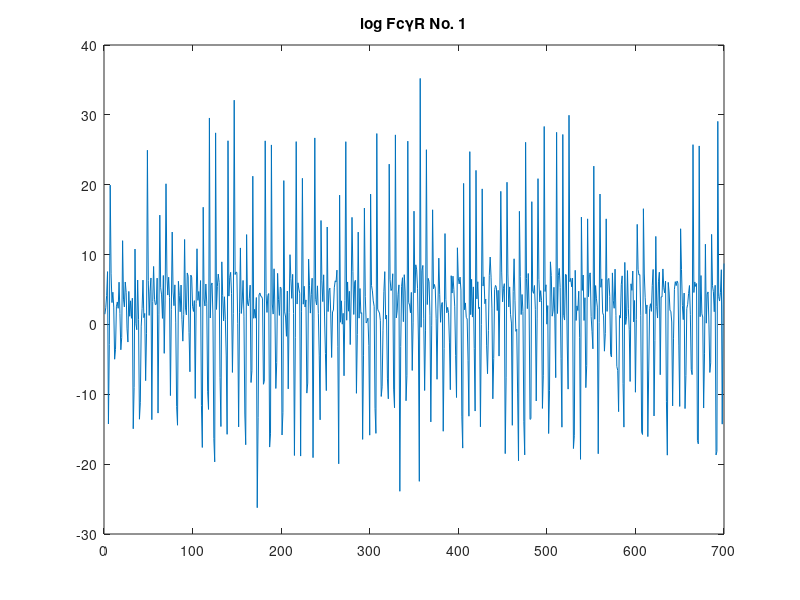
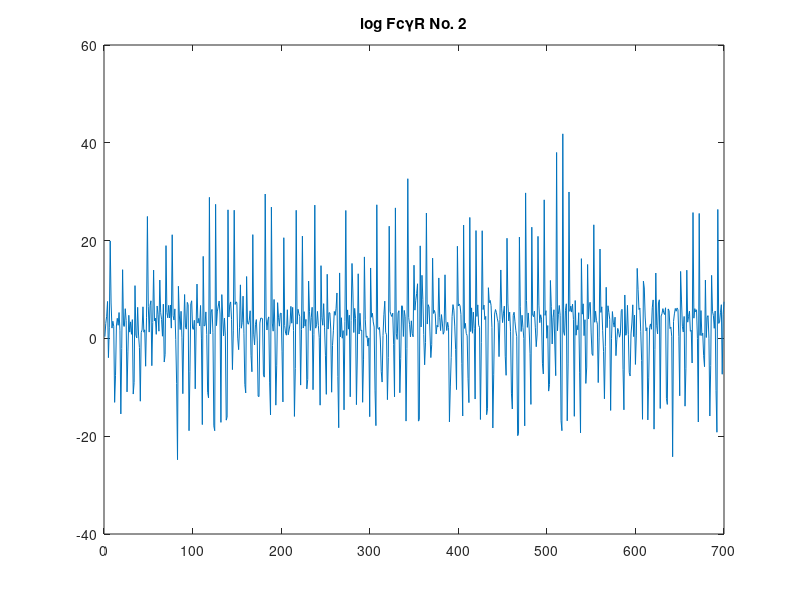
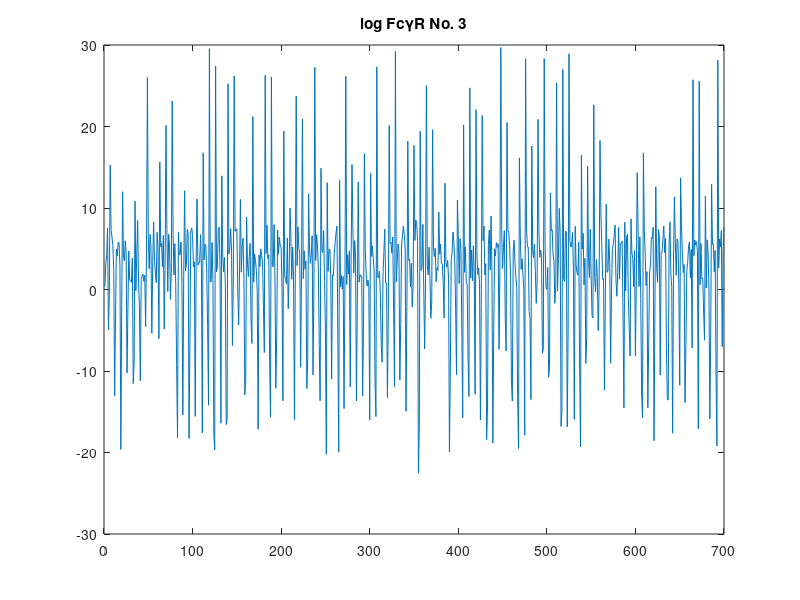
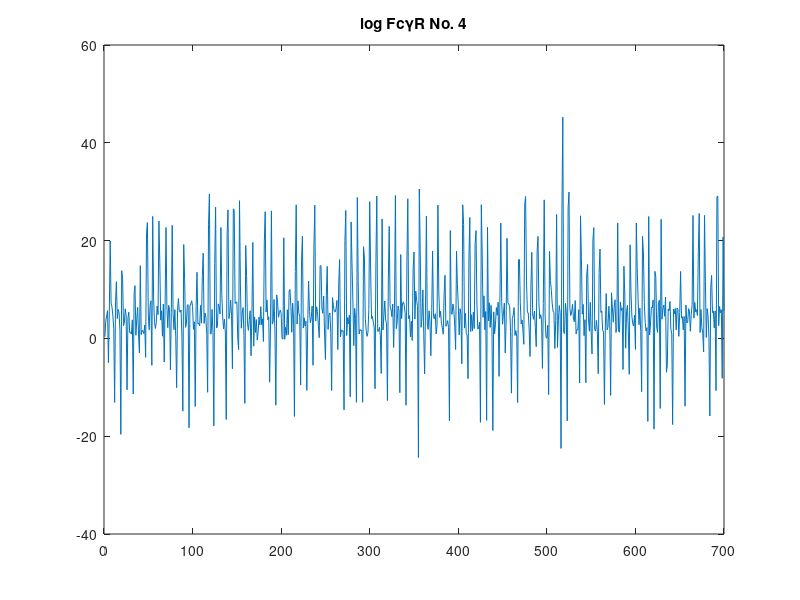

Write MATLAB code to recreate these figures, in order.
clear;clc;

disp('Gathering data...')
% Load points from recepnum1Connector1-2.py. In the script, the number of
% walkers is 100, and the number of dimensions is 12.
temp = csvread('pos.csv');
temp = temp(:,2:size(temp,2));
nsamples = size(temp,1);
nwalkers = 100;
ndims = 12;

% clc
% disp('Plotting...')
% for j = 1:nwalkers
%     figure('Units','normalized','Position',[0 0 1 1])
%     for k = 1:ndims
%         subplot(3,4,k)
%         autocorr(temp(:,ndims*(j-1)+k),20)
%         title(num2str(j))
%     end
%     pause(2)
%     close
% end

% Plot data
sample = reshape(temp,ndims,nwalkers*nsamples);
sample = sample';

for j = 1:12
    if j < 7
        name = ['log Fc\gammaR No. ' num2str(j)];
    elseif j == 7
        name = 'log Kx Coefficient';
    elseif j < 10
        if j == 8
            tnpbsa = 'TNP-4-BSA';
        else
            tnpbsa = 'TNP-26-BSA';
        end
        name = ['log Conversion Coefficient ' tnpbsa];
    elseif j < 12
        if j == 10
            tnpbsa = 'TNP-4-BSA';
        else
            tnpbsa = 'TNP-26-BSA';
        end
        name = ['Avidity' tnpbsa];
    else
        name = 'log std Coefficient';
    end
    figure('units','normalized','position',[0 0 1 1])
    plot(sample(:,j))
    title(name)
end
    